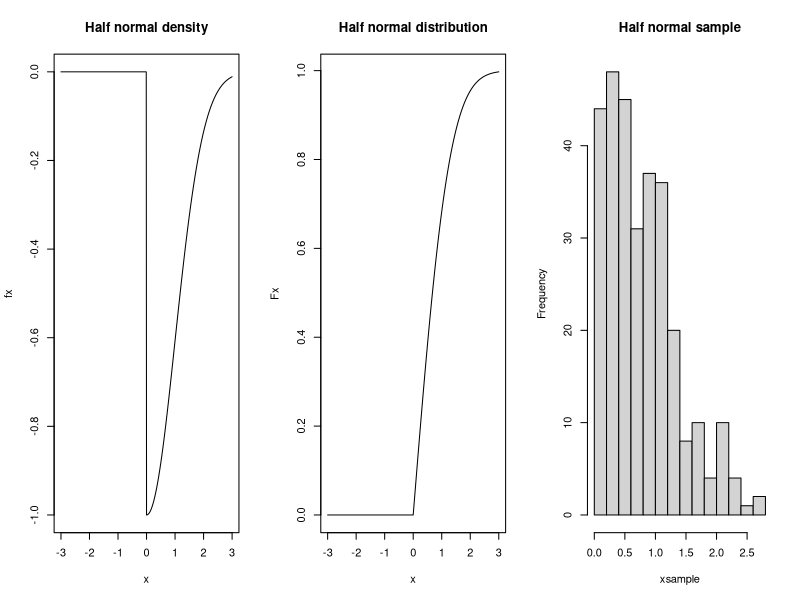
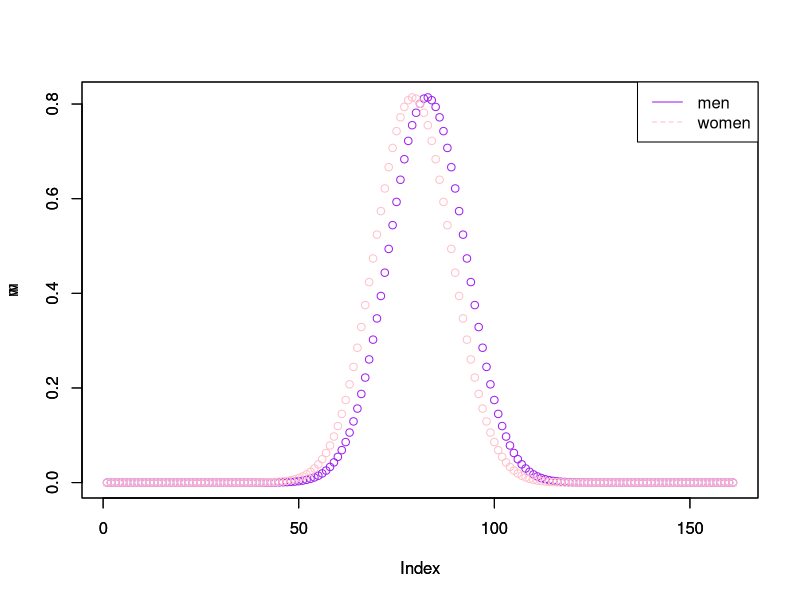

Here is the R script that generated these plots, in order:
## ---- chunk 1
truncate<-function(ddist=dnorm,pdist=pnorm,qdist=qnorm,a=-Inf,b=Inf){

a1<-function(x){
  l=c()
  for(i in x){
    if(i<a || i>b){
    l<-append(l,0)}
    else{
      l<-append(l,(ddist(i)/(ddist(b)-ddist(a))))}
  }
  return (l)
}

b1<-function(x){
  l=c()
  for(i in x){
    if(i<a){
      l<-append(l,0)}
    else if(i>b){
      l<-append(l,1)}
    else{
       l<-append(l,(pdist(i)-pdist(a))/(pdist(b)-pdist(a)))}
  }
  return (l)
}

w=c()
c1<-function(x){
  l=c()
  u<-runif(x,min=0,max=1)
  w=pdist(a)+(u*(pdist(b)-pdist(a)))
  l<-qdist(w)
  return (l)
}

return(list(ddist=a1,pdist=b1,rdist=c1))
}
## ---- chunk 2
half_normal <- truncate(a = 0)
xsample <- half_normal$rdist(300)
x <- seq(-3, 3, 0.01)
fx <- half_normal$ddist(x)
Fx <- half_normal$pdist(x)
## ---- chunk 3
oldPar <- par(mfrow = c(1,3))
plot(x, fx, type = "l", main = "Half normal density")
plot(x, Fx, type = "l", main = "Half normal distribution")
hist(xsample, main = "Half normal sample")
par(oldPar)
## ---- chunk 4
m<-dnorm(seq(-4,4,0.05),mean=0.09, sd=0.49)
w<-dnorm(seq(-4,4,0.05),mean= -0.09, sd=0.49)
plot(m,col="purple")
par(new=TRUE)
plot(w,col="pink")
legend("topright", lty=c(1,2,1,2), col=c("purple", "pink"), legend = c("men", "women")
)
## ---- chunk 5
x = rnorm(runif(1000),-0.09, 0.49)
y = rnorm(runif(1000),0.09, 0.49)
results <- data.frame(women = x, men = y)

mean(x) 
mean(y)
mean(results$men>results$women)
## ---- chunk 6
z1<-truncate(ddist = function (x) dnorm(x, mean=0.09, sd=0.49),
             pdist = function (x) pnorm(x, mean=0.09, sd=0.49),
             qdist = function (x) qnorm(x, mean=0.09, sd=0.49),a=1.07)

x=z1$rdist(1000)

z2<-truncate(ddist = function (x) dnorm(x, mean=-0.09, sd=0.49),
             pdist = function (x) pnorm(x, mean=-0.09, sd=0.49),
             qdist = function (x) qnorm(x, mean=-0.09, sd=0.49),a=1.07)
y=z2$rdist(1000)
funny <- data.frame(women = x, men = y)
mean(x) 
mean(y)
mean(funny$men>funny$women)
## ---- chunk 7
z1<-truncate(ddist = function (x) dnorm(x, mean=0.09, sd=0.49),
             pdist = function (x) pnorm(x, mean=0.09, sd=0.49),
             qdist = function (x) qnorm(x, mean=0.09, sd=0.49),a=1.07)

x=z1$rdist(1000)

z2<-truncate(ddist = function (x) dnorm(x, mean=-0.09, sd=0.539),
             pdist = function (x) pnorm(x, mean=-0.09, sd=0.539),
             qdist = function (x) qnorm(x, mean=-0.09, sd=0.539),a=1.07)
y=z2$rdist(1000)
funny <- data.frame(women = x, men = y)
mean(x) 
mean(y)
mean(funny$men>funny$women)
